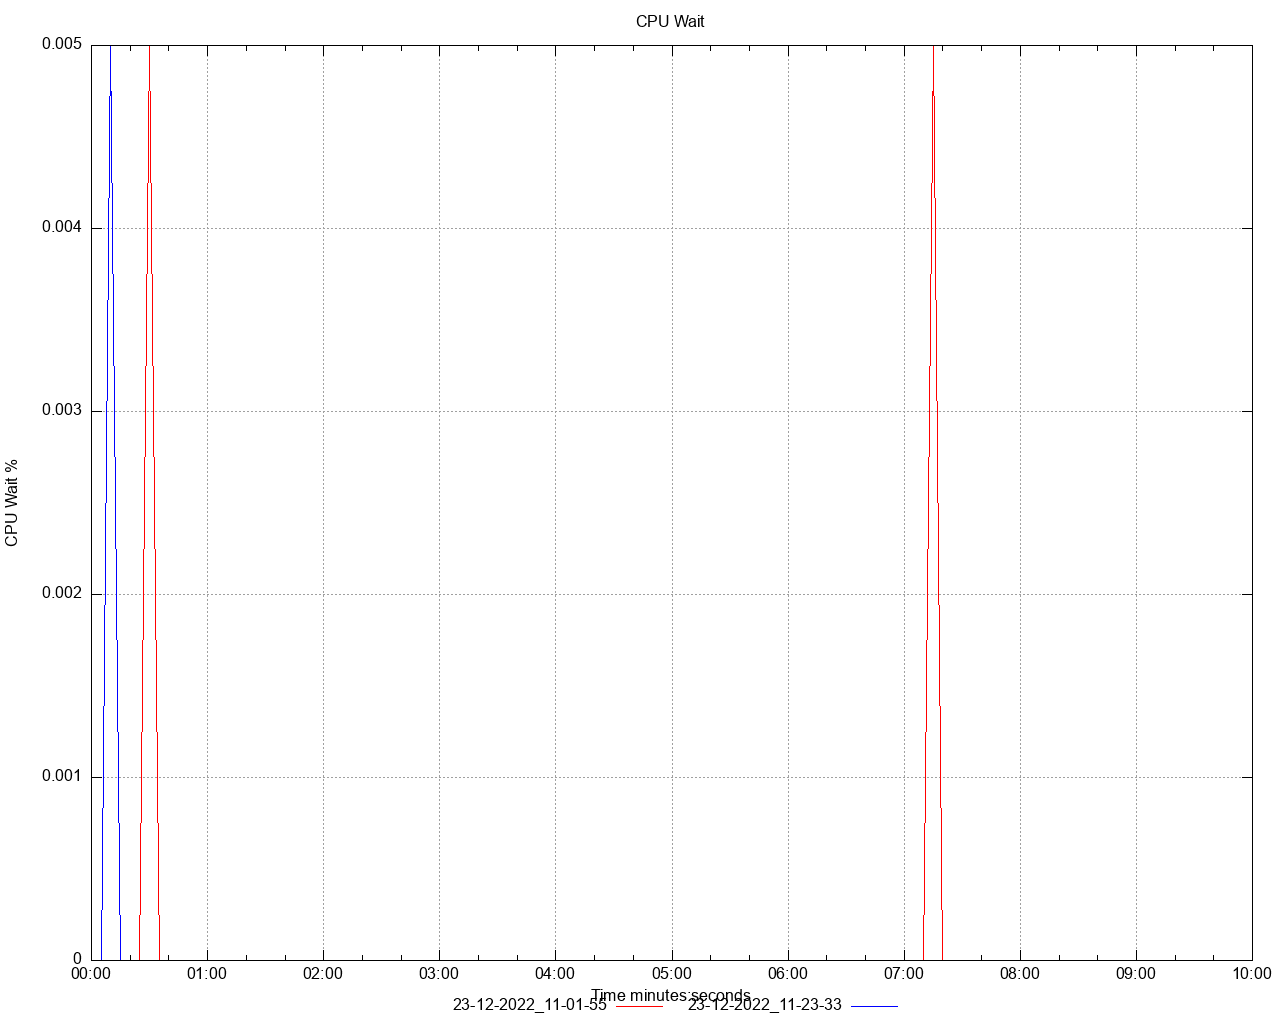

gnuplot code for this plot:
set title 'CPU Wait' noenhanced
set style data lines
set datafile separator ","
set terminal png size 1280,1024
set grid
set key below
set xdata time
set timefmt "%s"
offset = 0
t0(x)=(offset=($0==0) ? x : offset, x - offset)
set xlabel 'Time minutes:seconds'
set ylabel 'CPU Wait %'
set output '/Users/ahmet.mircik/Workspace/python/hazelcast-simulator/offload-benchmarks/report/dstat/cpu_wait_A1.png'
plot \
   '/Users/ahmet.mircik/Workspace/python/hazelcast-simulator/offload-benchmarks/report/data/cpu_wait_A1_1.data' using (t0(timecolumn(1))):2 title "23-12-2022_11-01-55" noenhanced lt rgb "red", \
   '/Users/ahmet.mircik/Workspace/python/hazelcast-simulator/offload-benchmarks/report/data/cpu_wait_A1_2.data' using (t0(timecolumn(1))):2 title "23-12-2022_11-23-33" noenhanced lt rgb "blue", \
